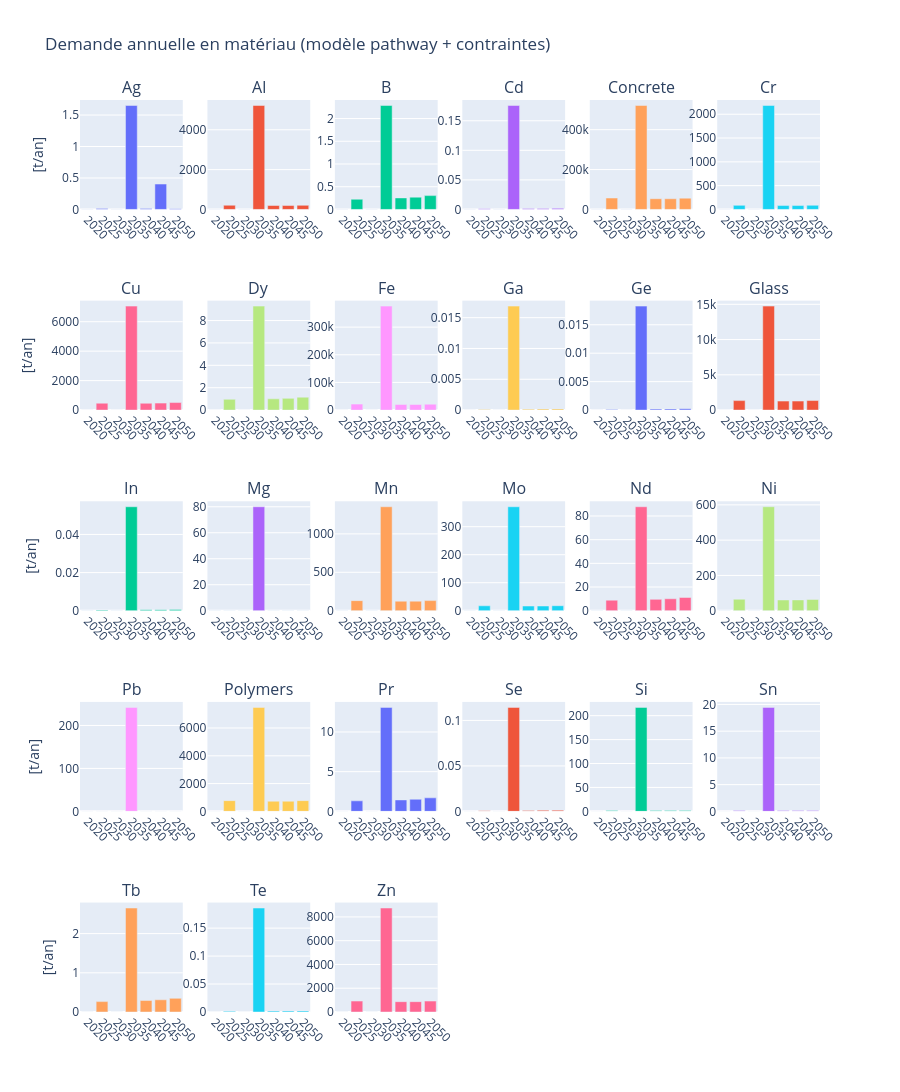

This figure's notebook cell:
### Code cell
mcy = results_materials['Material_content_year']['Material_content_year']
demand = mcy.groupby(['Years', 'Materials']).sum().unstack('Materials')  # index=Years, colonnes=Materials
demand = demand.loc[:, (demand.fillna(0) != 0).any(axis=0)]  # enleve les materiaux a zero partout

materials = demand.columns.tolist()
n = len(materials)
ncols = 6
nrows = -(-n // ncols)

fig = make_subplots(rows=nrows, cols=ncols, subplot_titles=materials)

years_x = [int(y.replace('YEAR_', '')) for y in demand.index.tolist()]

for i, material in enumerate(materials):
    row = i // ncols + 1
    col = i % ncols + 1
    fig.add_trace(
        go.Bar(x=years_x, y=demand[material].values, name=material, showlegend=False),
        row=row, col=col
    )

fig.update_layout(height=300 * nrows, title='Demande annuelle en matériau (modèle pathway + contraintes)')
fig.update_yaxes(title_text='[t/an]', col=1)
fig.update_xaxes(tickmode='array', tickvals=years_x, tickangle=45)
fig.show()
save_dir = os.path.expanduser('~/Library/Mobile Documents/com~apple~CloudDocs/EPFL/PdM/Plots/Elec_energy_infinite')
os.makedirs(save_dir, exist_ok=True)

filepath = os.path.join(save_dir, 'tot_mat_elec_infinite.png')
fig.write_image(filepath, width=250*ncols, height=300*nrows)

### Figure 1 — Plotly figure (JSON) as saved in the notebook; plotly's stock layout.template omitted (floating-point values rounded to 4 significant figures)
{"data": [{"name": "Ag", "showlegend": false, "type": "bar", "x": [2020, 2025, 2030, 2035, 2040, 2045, 2050], "xaxis": "x", "y": [0.0, 0.01338, 0.0, 1.653, 0.013, 0.4036, 0.01274], "yaxis": "y"}, {"name": "Al", "showlegend": false, "type": "bar", "x": [2020, 2025, 2030, 2035, 2040, 2045, 2050], "xaxis": "x2", "y": [0.0, 209.7, 0.0, 5220.0, 197.4, 196.7, 206.9], "yaxis": "y2"}, {"name": "B", "showlegend": false, "type": "bar", "x": [2020, 2025, 2030, 2035, 2040, 2045, 2050], "xaxis": "x3", "y": [0.0, 0.2247, 0.0, 2.288, 0.2535, 0.2706, 0.3043], "yaxis": "y3"}, {"name": "Cd", "showlegend": false, "type": "bar", "x": [2020, 2025, 2030, 2035, 2040, 2045, 2050], "xaxis": "x4", "y": [0.0, 0.001129, 0.0, 0.1758, 0.00156, 0.001704, 0.001848], "yaxis": "y4"}, {"name": "Concrete", "showlegend": false, "type": "bar", "x": [2020, 2025, 2030, 2035, 2040, 2045, 2050], "xaxis": "x5", "y": [0.0, 57270.0, 0.0, 521300.0, 53740.0, 53620.0, 56620.0], "yaxis": "y5"}, {"name": "Cr", "showlegend": false, "type": "bar", "x": [2020, 2025, 2030, 2035, 2040, 2045, 2050], "xaxis": "x6", "y": [0.0, 85.42, 0.0, 2184.0, 81.54, 81.91, 86.98], "yaxis": "y6"}, {"name": "Cu", "showlegend": false, "type": "bar", "x": [2020, 2025, 2030, 2035, 2040, 2045, 2050], "xaxis": "x7", "y": [0.0, 466.8, 0.0, 7059.0, 461.6, 473.0, 510.3], "yaxis": "y7"}, {"name": "Dy", "showlegend": false, "type": "bar", "x": [2020, 2025, 2030, 2035, 2040, 2045, 2050], "xaxis": "x8", "y": [0.0, 0.9639, 0.0, 9.289, 1.005, 1.047, 1.153], "yaxis": "y8"}, {"name": "Fe", "showlegend": false, "type": "bar", "x": [2020, 2025, 2030, 2035, 2040, 2045, 2050], "xaxis": "x9", "y": [0.0, 21540.0, 0.0, 376000.0, 20240.0, 20200.0, 21340.0], "yaxis": "y9"}, {"name": "Ga", "showlegend": false, "type": "bar", "x": [2020, 2025, 2030, 2035, 2040, 2045, 2050], "xaxis": "x10", "y": [0.0, 9.912e-05, 0.0, 0.01687, 0.0001543, 0.0001728, 0.0001912], "yaxis": "y10"}, {"name": "Ge", "showlegend": false, "type": "bar", "x": [2020, 2025, 2030, 2035, 2040, 2045, 2050], "xaxis": "x11", "y": [0.0, 9.44e-05, 0.0, 0.01828, 0.0001737, 0.0002001, 0.0002266], "yaxis": "y11"}, {"name": "Glass", "showlegend": false, "type": "bar", "x": [2020, 2025, 2030, 2035, 2040, 2045, 2050], "xaxis": "x12", "y": [0.0, 1343.0, 0.0, 14740.0, 1275.0, 1277.0, 1353.0], "yaxis": "y12"}, {"name": "In", "showlegend": false, "type": "bar", "x": [2020, 2025, 2030, 2035, 2040, 2045, 2050], "xaxis": "x13", "y": [0.0, 0.0003188, 0.0, 0.05452, 0.0004994, 0.0005597, 0.0006198], "yaxis": "y13"}, {"name": "Mg", "showlegend": false, "type": "bar", "x": [2020, 2025, 2030, 2035, 2040, 2045, 2050], "xaxis": "x14", "y": [0.0, 0.0, 0.0, 80.0, 0.0, 0.0, 0.0], "yaxis": "y14"}, {"name": "Mn", "showlegend": false, "type": "bar", "x": [2020, 2025, 2030, 2035, 2040, 2045, 2050], "xaxis": "x15", "y": [0.0, 131.2, 0.0, 1353.0, 124.1, 124.2, 131.5], "yaxis": "y15"}, {"name": "Mo", "showlegend": false, "type": "bar", "x": [2020, 2025, 2030, 2035, 2040, 2045, 2050], "xaxis": "x16", "y": [0.0, 17.56, 0.0, 371.2, 16.74, 16.8, 17.85], "yaxis": "y16"}, {"name": "Nd", "showlegend": false, "type": "bar", "x": [2020, 2025, 2030, 2035, 2040, 2045, 2050], "xaxis": "x17", "y": [0.0, 8.9, 0.0, 87.81, 9.594, 10.1, 11.22], "yaxis": "y17"}, {"name": "Ni", "showlegend": false, "type": "bar", "x": [2020, 2025, 2030, 2035, 2040, 2045, 2050], "xaxis": "x18", "y": [0.0, 65.19, 0.0, 589.2, 60.93, 61.18, 63.81], "yaxis": "y18"}, {"name": "Pb", "showlegend": false, "type": "bar", "x": [2020, 2025, 2030, 2035, 2040, 2045, 2050], "xaxis": "x19", "y": [0.0, 0.0175, 0.0, 242.1, 0.01704, 0.01689, 0.01674], "yaxis": "y19"}, {"name": "Polymers", "showlegend": false, "type": "bar", "x": [2020, 2025, 2030, 2035, 2040, 2045, 2050], "xaxis": "x20", "y": [0.0, 772.4, 0.0, 7483.0, 730.1, 730.1, 772.4], "yaxis": "y20"}, {"name": "Pr", "showlegend": false, "type": "bar", "x": [2020, 2025, 2030, 2035, 2040, 2045, 2050], "xaxis": "x21", "y": [0.0, 1.325, 0.0, 13.09, 1.442, 1.526, 1.704], "yaxis": "y21"}, {"name": "Se", "showlegend": false, "type": "bar", "x": [2020, 2025, 2030, 2035, 2040, 2045, 2050], "xaxis": "x22", "y": [0.0, 0.0006718, 0.0, 0.1144, 0.001046, 0.001171, 0.001296], "yaxis": "y22"}, {"name": "Si", "showlegend": false, "type": "bar", "x": [2020, 2025, 2030, 2035, 2040, 2045, 2050], "xaxis": "x23", "y": [0.0, 1.784, 0.0, 217.3, 1.734, 1.717, 1.7], "yaxis": "y23"}, {"name": "Sn", "showlegend": false, "type": "bar", "x": [2020, 2025, 2030, 2035, 2040, 2045, 2050], "xaxis": "x24", "y": [0.0, 0.1567, 0.0, 19.45, 0.1567, 0.1567, 0.1567], "yaxis": "y24"}, {"name": "Tb", "showlegend": false, "type": "bar", "x": [2020, 2025, 2030, 2035, 2040, 2045, 2050], "xaxis": "x25", "y": [0.0, 0.2647, 0.0, 2.652, 0.2929, 0.3111, 0.3486], "yaxis": "y25"}, {"name": "Te", "showlegend": false, "type": "bar", "x": [2020, 2025, 2030, 2035, 2040, 2045, 2050], "xaxis": "x26", "y": [0.0, 0.001194, 0.0, 0.1859, 0.00165, 0.001802, 0.001954], "yaxis": "y26"}, {"name": "Zn", "showlegend": false, "type": "bar", "x": [2020, 2025, 2030, 2035, 2040, 2045, 2050], "xaxis": "x27", "y": [0.0, 919.4, 0.0, 8747.0, 868.8, 868.8, 919.4], "yaxis": "y27"}], "layout": {"annotations": [{"font": {"size": 16}, "showarrow": false, "text": "Ag", "x": 0.06944, "xanchor": "center", "xref": "paper", "y": 1, "yanchor": "bottom", "yref": "paper"}, {"font": {"size": 16}, "showarrow": false, "text": "Al", "x": 0.2417, "xanchor": "center", "xref": "paper", "y": 1, "yanchor": "bottom", "yref": "paper"}, {"font": {"size": 16}, "showarrow": false, "text": "B", "x": 0.4139, "xanchor": "center", "xref": "paper", "y": 1, "yanchor": "bottom", "yref": "paper"}, {"font": {"size": 16}, "showarrow": false, "text": "Cd", "x": 0.5861, "xanchor": "center", "xref": "paper", "y": 1, "yanchor": "bottom", "yref": "paper"}, {"font": {"size": 16}, "showarrow": false, "text": "Concrete", "x": 0.7583, "xanchor": "center", "xref": "paper", "y": 1, "yanchor": "bottom", "yref": "paper"}, {"font": {"size": 16}, "showarrow": false, "text": "Cr", "x": 0.9306, "xanchor": "center", "xref": "paper", "y": 1, "yanchor": "bottom", "yref": "paper"}, {"font": {"size": 16}, "showarrow": false, "text": "Cu", "x": 0.06944, "xanchor": "center", "xref": "paper", "y": 0.78, "yanchor": "bottom", "yref": "paper"}, {"font": {"size": 16}, "showarrow": false, "text": "Dy", "x": 0.2417, "xanchor": "center", "xref": "paper", "y": 0.78, "yanchor": "bottom", "yref": "paper"}, {"font": {"size": 16}, "showarrow": false, "text": "Fe", "x": 0.4139, "xanchor": "center", "xref": "paper", "y": 0.78, "yanchor": "bottom", "yref": "paper"}, {"font": {"size": 16}, "showarrow": false, "text": "Ga", "x": 0.5861, "xanchor": "center", "xref": "paper", "y": 0.78, "yanchor": "bottom", "yref": "paper"}, {"font": {"size": 16}, "showarrow": false, "text": "Ge", "x": 0.7583, "xanchor": "center", "xref": "paper", "y": 0.78, "yanchor": "bottom", "yref": "paper"}, {"font": {"size": 16}, "showarrow": false, "text": "Glass", "x": 0.9306, "xanchor": "center", "xref": "paper", "y": 0.78, "yanchor": "bottom", "yref": "paper"}, {"font": {"size": 16}, "showarrow": false, "text": "In", "x": 0.06944, "xanchor": "center", "xref": "paper", "y": 0.56, "yanchor": "bottom", "yref": "paper"}, {"font": {"size": 16}, "showarrow": false, "text": "Mg", "x": 0.2417, "xanchor": "center", "xref": "paper", "y": 0.56, "yanchor": "bottom", "yref": "paper"}, {"font": {"size": 16}, "showarrow": false, "text": "Mn", "x": 0.4139, "xanchor": "center", "xref": "paper", "y": 0.56, "yanchor": "bottom", "yref": "paper"}, {"font": {"size": 16}, "showarrow": false, "text": "Mo", "x": 0.5861, "xanchor": "center", "xref": "paper", "y": 0.56, "yanchor": "bottom", "yref": "paper"}, {"font": {"size": 16}, "showarrow": false, "text": "Nd", "x": 0.7583, "xanchor": "center", "xref": "paper", "y": 0.56, "yanchor": "bottom", "yref": "paper"}, {"font": {"size": 16}, "showarrow": false, "text": "Ni", "x": 0.9306, "xanchor": "center", "xref": "paper", "y": 0.56, "yanchor": "bottom", "yref": "paper"}, {"font": {"size": 16}, "showarrow": false, "text": "Pb", "x": 0.06944, "xanchor": "center", "xref": "paper", "y": 0.34, "yanchor": "bottom", "yref": "paper"}, {"font": {"size": 16}, "showarrow": false, "text": "Polymers", "x": 0.2417, "xanchor": "center", "xref": "paper", "y": 0.34, "yanchor": "bottom", "yref": "paper"}, {"font": {"size": 16}, "showarrow": false, "text": "Pr", "x": 0.4139, "xanchor": "center", "xref": "paper", "y": 0.34, "yanchor": "bottom", "yref": "paper"}, {"font": {"size": 16}, "showarrow": false, "text": "Se", "x": 0.5861, "xanchor": "center", "xref": "paper", "y": 0.34, "yanchor": "bottom", "yref": "paper"}, {"font": {"size": 16}, "showarrow": false, "text": "Si", "x": 0.7583, "xanchor": "center", "xref": "paper", "y": 0.34, "yanchor": "bottom", "yref": "paper"}, {"font": {"size": 16}, "showarrow": false, "text": "Sn", "x": 0.9306, "xanchor": "center", "xref": "paper", "y": 0.34, "yanchor": "bottom", "yref": "paper"}, {"font": {"size": 16}, "showarrow": false, "text": "Tb", "x": 0.06944, "xanchor": "center", "xref": "paper", "y": 0.12, "yanchor": "bottom", "yref": "paper"}, {"font": {"size": 16}, "showarrow": false, "text": "Te", "x": 0.2417, "xanchor": "center", "xref": "paper", "y": 0.12, "yanchor": "bottom", "yref": "paper"}, {"font": {"size": 16}, "showarrow": false, "text": "Zn", "x": 0.4139, "xanchor": "center", "xref": "paper", "y": 0.12, "yanchor": "bottom", "yref": "paper"}], "height": 1500, "title": {"text": "Demande annuelle en matériau (modèle pathway + contraintes)"}, "xaxis": {"anchor": "y", "domain": [0, 0.1389], "tickangle": 45, "tickmode": "array", "tickvals": [2020, 2025, 2030, 2035, 2040, 2045, 2050]}, "xaxis10": {"anchor": "y10", "domain": [0.5167, 0.6556], "tickangle": 45, "tickmode": "array", "tickvals": [2020, 2025, 2030, 2035, 2040, 2045, 2050]}, "xaxis11": {"anchor": "y11", "domain": [0.6889, 0.8278], "tickangle": 45, "tickmode": "array", "tickvals": [2020, 2025, 2030, 2035, 2040, 2045, 2050]}, "xaxis12": {"anchor": "y12", "domain": [0.8611, 1], "tickangle": 45, "tickmode": "array", "tickvals": [2020, 2025, 2030, 2035, 2040, 2045, 2050]}, "xaxis13": {"anchor": "y13", "domain": [0, 0.1389], "tickangle": 45, "tickmode": "array", "tickvals": [2020, 2025, 2030, 2035, 2040, 2045, 2050]}, "xaxis14": {"anchor": "y14", "domain": [0.1722, 0.3111], "tickangle": 45, "tickmode": "array", "tickvals": [2020, 2025, 2030, 2035, 2040, 2045, 2050]}, "xaxis15": {"anchor": "y15", "domain": [0.3444, 0.4833], "tickangle": 45, "tickmode": "array", "tickvals": [2020, 2025, 2030, 2035, 2040, 2045, 2050]}, "xaxis16": {"anchor": "y16", "domain": [0.5167, 0.6556], "tickangle": 45, "tickmode": "array", "tickvals": [2020, 2025, 2030, 2035, 2040, 2045, 2050]}, "xaxis17": {"anchor": "y17", "domain": [0.6889, 0.8278], "tickangle": 45, "tickmode": "array", "tickvals": [2020, 2025, 2030, 2035, 2040, 2045, 2050]}, "xaxis18": {"anchor": "y18", "domain": [0.8611, 1], "tickangle": 45, "tickmode": "array", "tickvals": [2020, 2025, 2030, 2035, 2040, 2045, 2050]}, "xaxis19": {"anchor": "y19", "domain": [0, 0.1389], "tickangle": 45, "tickmode": "array", "tickvals": [2020, 2025, 2030, 2035, 2040, 2045, 2050]}, "xaxis2": {"anchor": "y2", "domain": [0.1722, 0.3111], "tickangle": 45, "tickmode": "array", "tickvals": [2020, 2025, 2030, 2035, 2040, 2045, 2050]}, "xaxis20": {"anchor": "y20", "domain": [0.1722, 0.3111], "tickangle": 45, "tickmode": "array", "tickvals": [2020, 2025, 2030, 2035, 2040, 2045, 2050]}, "xaxis21": {"anchor": "y21", "domain": [0.3444, 0.4833], "tickangle": 45, "tickmode": "array", "tickvals": [2020, 2025, 2030, 2035, 2040, 2045, 2050]}, "xaxis22": {"anchor": "y22", "domain": [0.5167, 0.6556], "tickangle": 45, "tickmode": "array", "tickvals": [2020, 2025, 2030, 2035, 2040, 2045, 2050]}, "xaxis23": {"anchor": "y23", "domain": [0.6889, 0.8278], "tickangle": 45, "tickmode": "array", "tickvals": [2020, 2025, 2030, 2035, 2040, 2045, 2050]}, "xaxis24": {"anchor": "y24", "domain": [0.8611, 1], "tickangle": 45, "tickmode": "array", "tickvals": [2020, 2025, 2030, 2035, 2040, 2045, 2050]}, "xaxis25": {"anchor": "y25", "domain": [0, 0.1389], "tickangle": 45, "tickmode": "array", "tickvals": [2020, 2025, 2030, 2035, 2040, 2045, 2050]}, "xaxis26": {"anchor": "y26", "domain": [0.1722, 0.3111], "tickangle": 45, "tickmode": "array", "tickvals": [2020, 2025, 2030, 2035, 2040, 2045, 2050]}, "xaxis27": {"anchor": "y27", "domain": [0.3444, 0.4833], "tickangle": 45, "tickmode": "array", "tickvals": [2020, 2025, 2030, 2035, 2040, 2045, 2050]}, "xaxis28": {"anchor": "y28", "domain": [0.5167, 0.6556], "tickangle": 45, "tickmode": "array", "tickvals": [2020, 2025, 2030, 2035, 2040, 2045, 2050]}, "xaxis29": {"anchor": "y29", "domain": [0.6889, 0.8278], "tickangle": 45, "tickmode": "array", "tickvals": [2020, 2025, 2030, 2035, 2040, 2045, 2050]}, "xaxis3": {"anchor": "y3", "domain": [0.3444, 0.4833], "tickangle": 45, "tickmode": "array", "tickvals": [2020, 2025, 2030, 2035, 2040, 2045, 2050]}, "xaxis30": {"anchor": "y30", "domain": [0.8611, 1], "tickangle": 45, "tickmode": "array", "tickvals": [2020, 2025, 2030, 2035, 2040, 2045, 2050]}, "xaxis4": {"anchor": "y4", "domain": [0.5167, 0.6556], "tickangle": 45, "tickmode": "array", "tickvals": [2020, 2025, 2030, 2035, 2040, 2045, 2050]}, "xaxis5": {"anchor": "y5", "domain": [0.6889, 0.8278], "tickangle": 45, "tickmode": "array", "tickvals": [2020, 2025, 2030, 2035, 2040, 2045, 2050]}, "xaxis6": {"anchor": "y6", "domain": [0.8611, 1], "tickangle": 45, "tickmode": "array", "tickvals": [2020, 2025, 2030, 2035, 2040, 2045, 2050]}, "xaxis7": {"anchor": "y7", "domain": [0, 0.1389], "tickangle": 45, "tickmode": "array", "tickvals": [2020, 2025, 2030, 2035, 2040, 2045, 2050]}, "xaxis8": {"anchor": "y8", "domain": [0.1722, 0.3111], "tickangle": 45, "tickmode": "array", "tickvals": [2020, 2025, 2030, 2035, 2040, 2045, 2050]}, "xaxis9": {"anchor": "y9", "domain": [0.3444, 0.4833], "tickangle": 45, "tickmode": "array", "tickvals": [2020, 2025, 2030, 2035, 2040, 2045, 2050]}, "yaxis": {"anchor": "x", "domain": [0.88, 1], "title": {"text": "[t/an]"}}, "yaxis10": {"anchor": "x10", "domain": [0.66, 0.78]}, "yaxis11": {"anchor": "x11", "domain": [0.66, 0.78]}, "yaxis12": {"anchor": "x12", "domain": [0.66, 0.78]}, "yaxis13": {"anchor": "x13", "domain": [0.44, 0.56], "title": {"text": "[t/an]"}}, "yaxis14": {"anchor": "x14", "domain": [0.44, 0.56]}, "yaxis15": {"anchor": "x15", "domain": [0.44, 0.56]}, "yaxis16": {"anchor": "x16", "domain": [0.44, 0.56]}, "yaxis17": {"anchor": "x17", "domain": [0.44, 0.56]}, "yaxis18": {"anchor": "x18", "domain": [0.44, 0.56]}, "yaxis19": {"anchor": "x19", "domain": [0.22, 0.34], "title": {"text": "[t/an]"}}, "yaxis2": {"anchor": "x2", "domain": [0.88, 1]}, "yaxis20": {"anchor": "x20", "domain": [0.22, 0.34]}, "yaxis21": {"anchor": "x21", "domain": [0.22, 0.34]}, "yaxis22": {"anchor": "x22", "domain": [0.22, 0.34]}, "yaxis23": {"anchor": "x23", "domain": [0.22, 0.34]}, "yaxis24": {"anchor": "x24", "domain": [0.22, 0.34]}, "yaxis25": {"anchor": "x25", "domain": [0, 0.12], "title": {"text": "[t/an]"}}, "yaxis26": {"anchor": "x26", "domain": [0, 0.12]}, "yaxis27": {"anchor": "x27", "domain": [0, 0.12]}, "yaxis28": {"anchor": "x28", "domain": [0, 0.12]}, "yaxis29": {"anchor": "x29", "domain": [0, 0.12]}, "yaxis3": {"anchor": "x3", "domain": [0.88, 1]}, "yaxis30": {"anchor": "x30", "domain": [0, 0.12]}, "yaxis4": {"anchor": "x4", "domain": [0.88, 1]}, "yaxis5": {"anchor": "x5", "domain": [0.88, 1]}, "yaxis6": {"anchor": "x6", "domain": [0.88, 1]}, "yaxis7": {"anchor": "x7", "domain": [0.66, 0.78], "title": {"text": "[t/an]"}}, "yaxis8": {"anchor": "x8", "domain": [0.66, 0.78]}, "yaxis9": {"anchor": "x9", "domain": [0.66, 0.78]}}}
